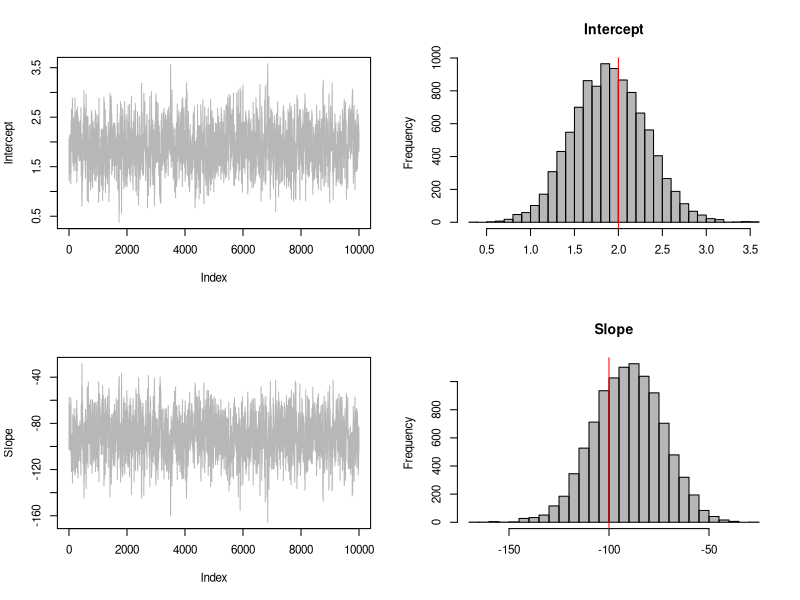

Source code (R):
####################################################################
##
##   Logistic regression with Metropolis sampling
##    - Random walk proposals
##    - Drawing proposals independently
##    - Standard deviations of the proposal are set to make
##      acceptance rates roughly 0.5
##
##   date:   20/3/2018
##   author: Balint Tamasi
##
####################################################################

####################################################################
## Simulate data
####################################################################
set.seed(100)
beta0 <- 2
beta1 <- -100
n <- sample(c(15, 20, 25, 30, 35, 40), 8, replace = TRUE)
x <- runif(length(n), 0.001, 0.05)
p <- plogis(beta0 + beta1 * x)
y <- mapply(function(n, p) rbinom(1, n, p), n = n, p = p)
dat <- data.frame(x = x, y = y, n = n)


####################################################################
## Log posterior kernel of logistic regression parameters
####################################################################
log_post_logit <- function(y, n, x, b0, b1) {
  p <- plogis(b0 + b1 * x)
  ## Likelihood
  lik <- sum(dbinom(y, n, p, log = TRUE))
  ## Prior: independent normals
  pri_b0 <- dnorm(b0, mean = 0, sd = 100, log = TRUE)
  pri_b1 <- dnorm(b1, mean = 0, sd = 100, log = TRUE)
  return(pri_b0 + pri_b1 + lik)
}


####################################################################
## Parameters to be tweaked
####################################################################
n_sim    <- 10000 ## # of draws to be saved
n_burnin <- 5000  ## burn-in
thin     <- 5     ## thinning the Markov chain
s0       <- 0.3   ## SD of the proposal for intercept
s1       <- 10    ## SD of the proposal for slope


####################################################################
## MCMC
####################################################################
set.seed(100)

post <- matrix(0, nrow = n_sim, ncol = 2)
b1_old <- 0 ## initial slope
b0_old <- 1 ## initial intercept
acc0 <- 0
acc1 <- 0
for (i in 1:(n_sim*thin + n_burnin)) {
  ## Intercept, conditional on slope
  b0 <- b0_old + rnorm(1, mean = 0, sd = s0) ## RW proposal
  acc_prob <- min(0, log_post_logit(dat$y, dat$n, dat$x, b0, b1_old) -
                    log_post_logit(dat$y, dat$n, dat$x, b0_old, b1_old))
  if (acc_prob > log(runif(1))) {
    b0_old <- b0
    acc0 <- acc0 + 1
  } else {
    b0 <- b0_old
  }
  ## Slope, conditional on intercept
  b1 <- b1_old + rnorm(1, mean = 0, sd = s1) ## RW proposal
  acc_prob <- min(0, log_post_logit(dat$y, dat$n, dat$x, b0, b1) -
                    log_post_logit(dat$y, dat$n, dat$x, b0, b1_old))
  if (acc_prob > log(runif(1))) {
    b1_old <- b1
    acc1 <- acc1 + 1
  } else {
    b1 <- b1_old
  }
  
  if (i > n_burnin & (i - n_burnin) %% thin == 0) {
    post[(i - n_burnin) / thin, ] <- c(b0, b1)
  }
}


####################################################################
## Results
####################################################################
## Marginal posteriors
sim_sum <- function(x) 
  c(mean = mean(x), sd = sd(x), quantile(x, c(0.025, 0.5, 0.975)))

sim_sum(post[, 1])
sim_sum(post[, 2])

par(mfrow = c(2, 2), cex = 0.7)
plot(post[, 1], type = "l", ylab = "Intercept", col = grey(0.3,0.4))
hist(post[, 1], col = grey(0.3, 0.4), breaks = 30,
     main = "Intercept", xlab = "")
abline(v = beta0, col = "red")
plot(post[, 2], type = "l", ylab = "Slope", col = grey(0.3,0.4))
hist(post[, 2], col = grey(0.3, 0.4), breaks = 30,
     main = "Slope", xlab = "")
abline(v = beta1, col = "red")

## Acceptance rates
(acc_rate0 <- acc0 / (n_sim*thin + n_burnin))
(acc_rate1 <- acc1 / (n_sim*thin + n_burnin))